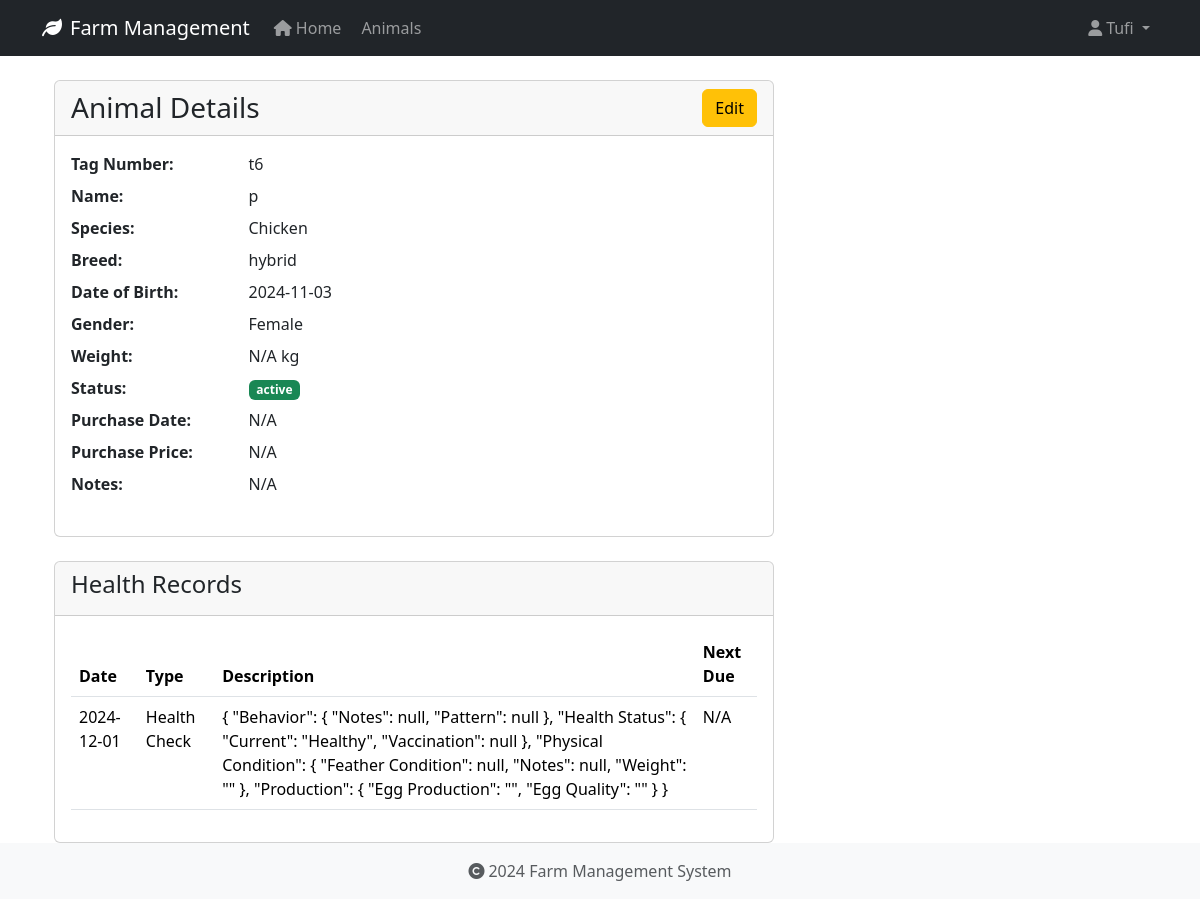
/animals/4 (signed in), run on an earlier commit of the app's database.
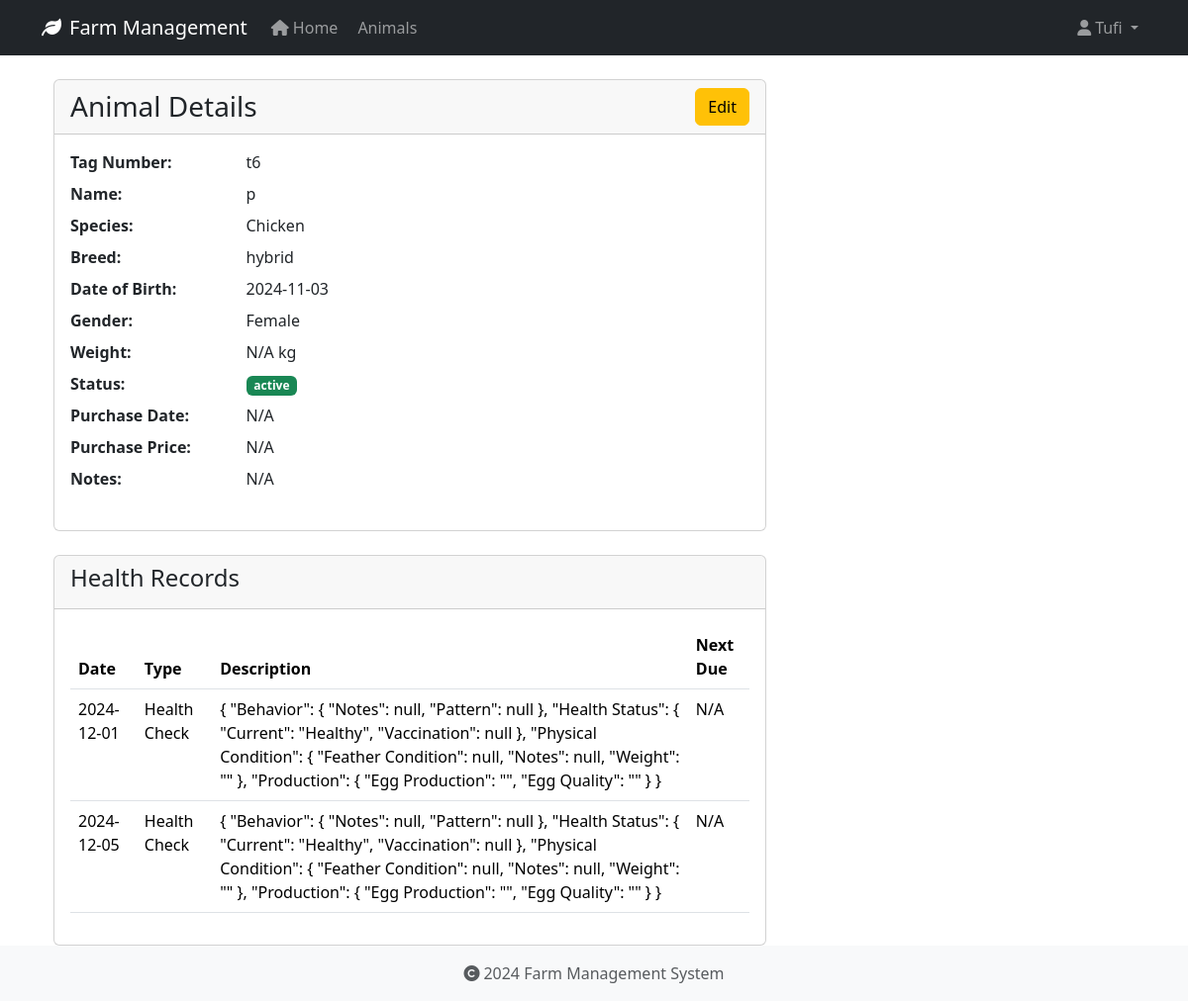
And on a later commit of the database.
### app/models/animal.py (models this page shows, shortened)
class HealthRecord(db.Model):
    id = db.Column(db.Integer, primary_key=True)
    animal_id = db.Column(db.Integer, db.ForeignKey('animal.id', ondelete='CASCADE'), nullable=False)
    record_type = db.Column(db.String(50), nullable=False)  # Made nullable=False
    date = db.Column(db.Date, nullable=False)
    description = db.Column(db.Text, nullable=True)
    treatment = db.Column(db.Text, nullable=True)
    cost = db.Column(db.Float, nullable=True)
    next_due_date = db.Column(db.Date, nullable=True)
    created_at = db.Column(db.DateTime, default=datetime.utcnow, nullable=False)
    created_by_id = db.Column(db.Integer, db.ForeignKey('user.id', ondelete='SET NULL'), nullable=True)

### app/routes/animals.py (the view)
@bp.route('/<int:id>')
@login_required
def view(id):
    animal = Animal.query.get_or_404(id)
    return render_template('animals/view.html', animal=animal)

### app/models/user.py (called while the page is built)
@login_manager.user_loader
def load_user(user_id):
    return User.query.get(int(user_id))

### app/templates/animals/view.html (shortened to what this page needs)
{% extends "base.html" %}
{% block content %}
<div class="container">
    <div class="row">
        <div class="col-md-8">
            <div class="card">
                <div class="card-header">
                    <div class="d-flex justify-content-between align-items-center">
                        <h3 class="card-title mb-0">Animal Details</h3>
                        <a href="{{ url_for('animals.edit', id=animal.id) }}" class="btn btn-warning">Edit</a>
                    </div>
                </div>
                <div class="card-body">
                    <dl class="row">
                        <dt class="col-sm-3">Tag Number:</dt>
                        <dd class="col-sm-9">{{ animal.tag_number }}</dd>
                        <dt class="col-sm-3">Name:</dt>
                        <dd class="col-sm-9">{{ animal.name or 'N/A' }}</dd>
                        <dt class="col-sm-3">Species:</dt>
                        <dd class="col-sm-9">{{ animal.species }}</dd>
                        <dt class="col-sm-3">Breed:</dt>
                        <dd class="col-sm-9">{{ animal.breed or 'N/A' }}</dd>
                        <dt class="col-sm-3">Date of Birth:</dt>
                        <dd class="col-sm-9">{{ animal.date_of_birth.strftime('%Y-%m-%d') if animal.date_of_birth else 'N/A' }}</dd>
                        <dt class="col-sm-3">Gender:</dt>
                        <dd class="col-sm-9">{{ animal.gender or 'N/A' }}</dd>
                        <dt class="col-sm-3">Weight:</dt>
                        <dd class="col-sm-9">{{ animal.weight|round(2) if animal.weight else 'N/A' }} kg</dd>
                        <dt class="col-sm-3">Status:</dt>
                        <dd class="col-sm-9">
                            <span class="badge {% if animal.status == 'active' %}bg-success{% else %}bg-secondary{% endif %}">
                                {{ animal.status }}
                            </span>
                        </dd>
                        <dt class="col-sm-3">Purchase Date:</dt>
                        <dd class="col-sm-9">{{ animal.purchase_date.strftime('%Y-%m-%d') if animal.purchase_date else 'N/A' }}</dd>
                        <dt class="col-sm-3">Purchase Price:</dt>
                        <dd class="col-sm-9">{{ animal.purchase_price|round(2) if animal.purchase_price else 'N/A' }}</dd>
                        <dt class="col-sm-3">Notes:</dt>
                        <dd class="col-sm-9">{{ animal.notes or 'N/A' }}</dd>
                    </dl>
                </div>
            </div>
            <div class="card mt-4">
                <div class="card-header">
                    <h4>Health Records</h4>
                </div>
                <div class="card-body">
                    {% if animal.health_records %}
                        <table class="table">
                            <thead>
                                <tr>
                                    <th>Date</th>
                                    <th>Type</th>
                                    <th>Description</th>
                                    <th>Next Due</th>
                                </tr>
                            </thead>
                            <tbody>
                                {% for record in animal.health_records %}
                                <tr>
                                    <td>{{ record.date.strftime('%Y-%m-%d') }}</td>
                                    <td>{{ record.record_type }}</td>
                                    <td>{{ record.description }}</td>
                                    <td>{{ record.next_due_date.strftime('%Y-%m-%d') if record.next_due_date else 'N/A' }}</td>
                                </tr>
                                {% endfor %}
                            </tbody>
                        </table>
                    {% else %}
                        <p>No health records found.</p>
                    {% endif %}
                </div>
            </div>
        </div>
    </div>
</div>
{% endblock %}

What changed in the data, as far as the page shows it:
added HealthRecord: date "2024-12-05", record_type "Health Check", description "{ \"Behavior\": { \"Notes\": null, \"Pattern\": null }, \"Health Status\": { \"Current\": \"Healthy\", \"Vaccination\": null }, \"Physical Condition\": { \"Feather Condition\": null, \"Notes\": null, \"Weight\": \"\" }, \"Production\": { \"Egg Production\": \"\", \"Egg Quality\": \"\" } }", next_due_date "N/A"
